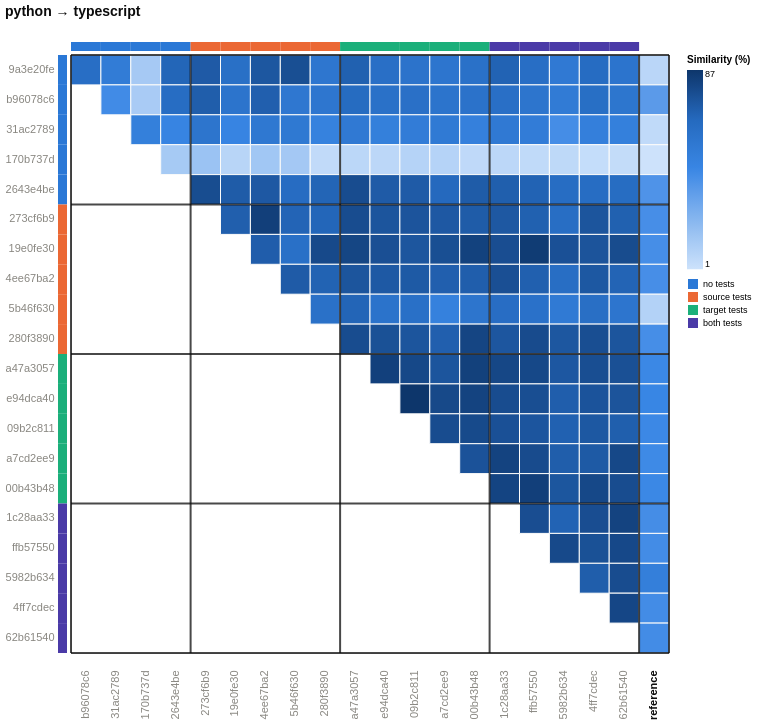

Describe this chart as a Vega-Lite specification.
### Vega-Lite specification from a JSON file in a GitHub repository (floating-point values rounded to 4 significant figures; data arrays with more than 128 entries replaced by an {"elided": "..."} marker saying what was removed)
{"config": {"view": {"continuousWidth": 300, "continuousHeight": 300}, "axis": {"labelAngle": -45}, "axisX": {"labelAngle": -37.5}}, "layer": [{"data": {"name": "data-ebdbc6effb92769e7902fdb3b00472b3"}, "mark": {"type": "rect", "stroke": "#fcfcfb", "strokeWidth": 1}, "encoding": {"color": {"field": "similarity_pct", "legend": {"gradientLength": 199.3, "labelFontSize": 9, "titleFontSize": 10}, "scale": {"domain": [1.193, 86.63], "range": ["#cde2fb", "#86b6ef", "#3987e5", "#256abf", "#0d366b"]}, "title": "Similarity (%)", "type": "quantitative"}, "x": {"axis": {"domain": false, "labelAngle": -90, "labelColor": {"expr": "datum.label === 'reference' ? '#0b0b0b' : '#898781'"}, "labelFontSize": 11, "labelFontWeight": {"expr": "datum.label === 'reference' ? 'bold' : 'normal'"}, "labelPadding": 17, "ticks": false}, "field": "port_a", "scale": {"domain": ["b96078c6", "31ac2789", "170b737d", "2643e4be", "273cf6b9", "19e0fe30", "4ee67ba2", "5b46f630", "280f3890", "a47a3057", "e94dca40", "09b2c811", "a7cd2ee9", "00b43b48", "1c28aa33", "ffb57550", "5982b634", "4ff7cdec", "62b61540", "reference"]}, "title": null, "type": "nominal"}, "y": {"axis": {"domain": false, "labelColor": {"expr": "datum.label === 'reference' ? '#0b0b0b' : '#898781'"}, "labelFontSize": 11, "labelFontWeight": {"expr": "datum.label === 'reference' ? 'bold' : 'normal'"}, "labelPadding": 17, "ticks": false, "labelAngle": 0}, "field": "port_b", "scale": {"domain": ["9a3e20fe", "b96078c6", "31ac2789", "170b737d", "2643e4be", "273cf6b9", "19e0fe30", "4ee67ba2", "5b46f630", "280f3890", "a47a3057", "e94dca40", "09b2c811", "a7cd2ee9", "00b43b48", "1c28aa33", "ffb57550", "5982b634", "4ff7cdec", "62b61540"]}, "title": null, "type": "nominal"}}}, {"data": {"name": "data-638c961518d13f286271071a8414011e"}, "mark": {"type": "rect"}, "encoding": {"color": {"field": "condition", "legend": {"labelFontSize": 9, "symbolType": "square", "title": null}, "scale": {"domain": ["no tests", "source tests", "target tests", "both tests"], "range": ["#2a78d6", "#eb6834", "#1baf7a", "#4a3aa7"]}, "type": "nominal"}, "x": {"axis": {"domain": false, "labelAngle": -90, "labelColor": {"expr": "datum.label === 'reference' ? '#0b0b0b' : '#898781'"}, "labelFontSize": 11, "labelFontWeight": {"expr": "datum.label === 'reference' ? 'bold' : 'normal'"}, "labelPadding": 17, "ticks": false}, "field": "port", "scale": {"domain": ["b96078c6", "31ac2789", "170b737d", "2643e4be", "273cf6b9", "19e0fe30", "4ee67ba2", "5b46f630", "280f3890", "a47a3057", "e94dca40", "09b2c811", "a7cd2ee9", "00b43b48", "1c28aa33", "ffb57550", "5982b634", "4ff7cdec", "62b61540", "reference"]}, "title": null, "type": "nominal"}, "y": {"value": -13}, "y2": {"value": -4}}}, {"data": {"name": "data-a5cbdc8c3bd819e598dc2faa35befc8d"}, "mark": {"type": "rect"}, "encoding": {"color": {"field": "condition", "legend": null, "scale": {"domain": ["no tests", "source tests", "target tests", "both tests"], "range": ["#2a78d6", "#eb6834", "#1baf7a", "#4a3aa7"]}, "type": "nominal"}, "x": {"value": -13}, "x2": {"value": -4}, "y": {"axis": {"domain": false, "labelColor": {"expr": "datum.label === 'reference' ? '#0b0b0b' : '#898781'"}, "labelFontSize": 11, "labelFontWeight": {"expr": "datum.label === 'reference' ? 'bold' : 'normal'"}, "labelPadding": 17, "ticks": false, "labelAngle": 0}, "field": "port", "scale": {"domain": ["9a3e20fe", "b96078c6", "31ac2789", "170b737d", "2643e4be", "273cf6b9", "19e0fe30", "4ee67ba2", "5b46f630", "280f3890", "a47a3057", "e94dca40", "09b2c811", "a7cd2ee9", "00b43b48", "1c28aa33", "ffb57550", "5982b634", "4ff7cdec", "62b61540"]}, "title": null, "type": "nominal"}}}, {"data": {"name": "data-4f4b599ca93bdd2c4656a90ecb824355"}, "mark": {"type": "rule", "color": "#0b0b0b", "opacity": 0.75, "strokeWidth": 2}, "encoding": {"x": {"bandPosition": 0, "field": "port", "scale": {"domain": ["b96078c6", "31ac2789", "170b737d", "2643e4be", "273cf6b9", "19e0fe30", "4ee67ba2", "5b46f630", "280f3890", "a47a3057", "e94dca40", "09b2c811", "a7cd2ee9", "00b43b48", "1c28aa33", "ffb57550", "5982b634", "4ff7cdec", "62b61540", "reference"]}, "type": "nominal"}}}, {"data": {"name": "data-1b773253159c09520fafaf56dc5f07c7"}, "mark": {"type": "rule", "color": "#0b0b0b", "opacity": 0.75, "strokeWidth": 2}, "encoding": {"y": {"bandPosition": 0, "field": "port", "scale": {"domain": ["9a3e20fe", "b96078c6", "31ac2789", "170b737d", "2643e4be", "273cf6b9", "19e0fe30", "4ee67ba2", "5b46f630", "280f3890", "a47a3057", "e94dca40", "09b2c811", "a7cd2ee9", "00b43b48", "1c28aa33", "ffb57550", "5982b634", "4ff7cdec", "62b61540"]}, "type": "nominal"}}}, {"data": {"name": "data-419c3610764c394fccfb17419b5b63cb"}, "mark": {"type": "rule", "color": "#0b0b0b", "opacity": 0.75, "strokeWidth": 2}, "encoding": {"x": {"bandPosition": 1, "field": "port", "scale": {"domain": ["b96078c6", "31ac2789", "170b737d", "2643e4be", "273cf6b9", "19e0fe30", "4ee67ba2", "5b46f630", "280f3890", "a47a3057", "e94dca40", "09b2c811", "a7cd2ee9", "00b43b48", "1c28aa33", "ffb57550", "5982b634", "4ff7cdec", "62b61540", "reference"]}, "type": "nominal"}}}, {"data": {"name": "data-252e093ac27ceb67fa3d1106e9f99aec"}, "mark": {"type": "rule", "color": "#0b0b0b", "opacity": 0.75, "strokeWidth": 2}, "encoding": {"y": {"bandPosition": 1, "field": "port", "scale": {"domain": ["9a3e20fe", "b96078c6", "31ac2789", "170b737d", "2643e4be", "273cf6b9", "19e0fe30", "4ee67ba2", "5b46f630", "280f3890", "a47a3057", "e94dca40", "09b2c811", "a7cd2ee9", "00b43b48", "1c28aa33", "ffb57550", "5982b634", "4ff7cdec", "62b61540"]}, "type": "nominal"}}}], "height": 598, "resolve": {"scale": {"color": "independent"}}, "title": {"text": "python → typescript", "anchor": "start", "color": "#0b0b0b", "fontSize": 14, "offset": 23, "subtitleFontSize": 10}, "width": 598, "$schema": "https://vega.github.io/schema/vega-lite/v6.4.1.json", "datasets": {"data-ebdbc6effb92769e7902fdb3b00472b3": {"elided": "210 records"}, "data-638c961518d13f286271071a8414011e": [{"port": "b96078c6", "condition": "no tests"}, {"port": "31ac2789", "condition": "no tests"}, {"port": "170b737d", "condition": "no tests"}, {"port": "2643e4be", "condition": "no tests"}, {"port": "273cf6b9", "condition": "source tests"}, {"port": "19e0fe30", "condition": "source tests"}, {"port": "4ee67ba2", "condition": "source tests"}, {"port": "5b46f630", "condition": "source tests"}, {"port": "280f3890", "condition": "source tests"}, {"port": "a47a3057", "condition": "target tests"}, {"port": "e94dca40", "condition": "target tests"}, {"port": "09b2c811", "condition": "target tests"}, {"port": "a7cd2ee9", "condition": "target tests"}, {"port": "00b43b48", "condition": "target tests"}, {"port": "1c28aa33", "condition": "both tests"}, {"port": "ffb57550", "condition": "both tests"}, {"port": "5982b634", "condition": "both tests"}, {"port": "4ff7cdec", "condition": "both tests"}, {"port": "62b61540", "condition": "both tests"}], "data-a5cbdc8c3bd819e598dc2faa35befc8d": [{"port": "9a3e20fe", "condition": "no tests"}, {"port": "b96078c6", "condition": "no tests"}, {"port": "31ac2789", "condition": "no tests"}, {"port": "170b737d", "condition": "no tests"}, {"port": "2643e4be", "condition": "no tests"}, {"port": "273cf6b9", "condition": "source tests"}, {"port": "19e0fe30", "condition": "source tests"}, {"port": "4ee67ba2", "condition": "source tests"}, {"port": "5b46f630", "condition": "source tests"}, {"port": "280f3890", "condition": "source tests"}, {"port": "a47a3057", "condition": "target tests"}, {"port": "e94dca40", "condition": "target tests"}, {"port": "09b2c811", "condition": "target tests"}, {"port": "a7cd2ee9", "condition": "target tests"}, {"port": "00b43b48", "condition": "target tests"}, {"port": "1c28aa33", "condition": "both tests"}, {"port": "ffb57550", "condition": "both tests"}, {"port": "5982b634", "condition": "both tests"}, {"port": "4ff7cdec", "condition": "both tests"}, {"port": "62b61540", "condition": "both tests"}], "data-4f4b599ca93bdd2c4656a90ecb824355": [{"port": "b96078c6", "condition": "no tests"}, {"port": "273cf6b9", "condition": "source tests"}, {"port": "a47a3057", "condition": "target tests"}, {"port": "1c28aa33", "condition": "both tests"}, {"port": "reference", "condition": "reference"}], "data-1b773253159c09520fafaf56dc5f07c7": [{"port": "9a3e20fe", "condition": "no tests"}, {"port": "273cf6b9", "condition": "source tests"}, {"port": "a47a3057", "condition": "target tests"}, {"port": "1c28aa33", "condition": "both tests"}], "data-419c3610764c394fccfb17419b5b63cb": [{"port": "reference"}], "data-252e093ac27ceb67fa3d1106e9f99aec": [{"port": "62b61540"}]}}
